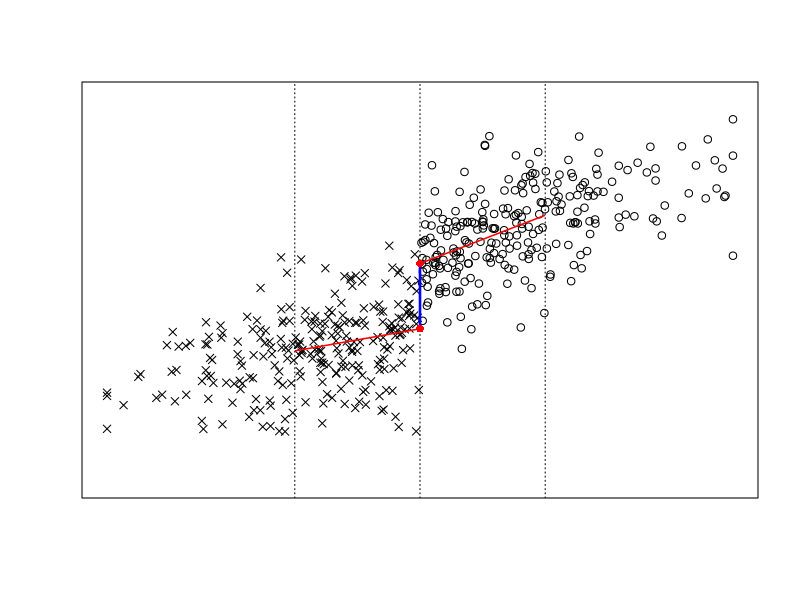

Write R code to recreate this figure.
# Chapter 4 
# Virtual Implementation of "locally" parametric approach

library(plotrix)
set.seed(535)
cutoff = 5
x_min = 0
x_max = 10

n_sample = 500
window = 2

X = rnorm(n_sample, mean=5, sd=2)
X = ifelse(X < 0, 0, X)
X = ifelse(X > 10, 10, X)
summary(X)

Y = ifelse(X < cutoff, 0.3*X+1, 0.4*X+2.5) + rnorm(n_sample, mean=0, sd=1)

plot(1, type="n", xlab="", ylab="", xlim=c(0, 10), ylim=c(-1.5, 8.5), xaxt='n', yaxt='n')
points(X[X < cutoff], Y[X < cutoff], pch=4, col='black')
points(X[X >= cutoff], Y[X >= cutoff], pch=1, col='black')

abline(v=cutoff, lty='dotted')
abline(v=cutoff-window, lty='dotted')
abline(v=cutoff+window, lty='dotted')

X_0 = X[(X < cutoff) & (X >= cutoff - window)]
Y_0 = Y[(X < cutoff) & (X >= cutoff - window)]
X_1 = X[(X >= cutoff) & (X <= cutoff + window)]
Y_1 = Y[(X >= cutoff) & (X <= cutoff + window)]

left.data = data.frame(X_0, Y_0)
left.fit = lm(Y_0 ~ X_0, data=left.data)
ablineclip(left.fit, x1=cutoff-window, x2=cutoff, lwd=1.5, col='red')
right.data = data.frame(X_1, Y_1)
right.fit = lm(Y_1 ~ X_1, data=right.data)
ablineclip(right.fit, x1=cutoff, x2=cutoff+window, lwd=1.5, col='red')

mu_zero.c = predict(left.fit, data.frame(X_0 = cutoff))
mu_one.c = predict(right.fit, data.frame(X_1 = cutoff))
ablineclip(v=cutoff, y1=mu_zero.c, y2=mu_one.c, col='blue', lwd=2.5)
points(cutoff, mu_zero.c, pch=16 , col='red')
points(cutoff, mu_one.c, pch=16 , col='red')

